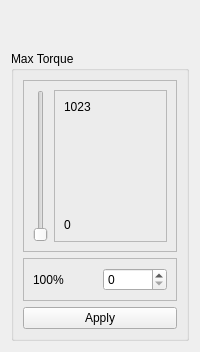
             <widget class="QWidget" name="page10MaxTorque">
              <layout class="QVBoxLayout" name="verticalLayout_29">
               <item>
                <spacer name="verticalSpacer_21">
                 <property name="orientation">
                  <enum>Qt::Vertical</enum>
                 </property>
                 <property name="sizeHint" stdset="0">
                  <size>
                   <width>20</width>
                   <height>40</height>
                  </size>
                 </property>
                </spacer>
               </item>
               <item>
                <widget class="QGroupBox" name="gbMaxTorque">
                 <property name="title">
                  <string>Max Torque</string>
                 </property>
                 <layout class="QVBoxLayout" name="verticalLayout_27">
                  <item>
                   <widget class="QFrame" name="frame_23">
                    <property name="frameShape">
                     <enum>QFrame::StyledPanel</enum>
                    </property>
                    <property name="frameShadow">
                     <enum>QFrame::Raised</enum>
                    </property>
                    <layout class="QHBoxLayout" name="horizontalLayout_16">
                     <item>
                      <widget class="QSlider" name="vsMaxTorque">
                       <property name="maximum">
                        <number>1023</number>
                       </property>
                       <property name="orientation">
                        <enum>Qt::Vertical</enum>
                       </property>
                      </widget>
                     </item>
                     <item>
                      <widget class="QFrame" name="frame_24">
                       <property name="frameShape">
                        <enum>QFrame::StyledPanel</enum>
                       </property>
                       <property name="frameShadow">
                        <enum>QFrame::Raised</enum>
                       </property>
                       <layout class="QVBoxLayout" name="verticalLayout_28">
                        <item>
                         <widget class="QLabel" name="lblMaxTorqueMaxValue">
                          <property name="text">
                           <string>1023</string>
                          </property>
                         </widget>
                        </item>
                        <item>
                         <spacer name="verticalSpacer_11">
                          <property name="orientation">
                           <enum>Qt::Vertical</enum>
                          </property>
                          <property name="sizeHint" stdset="0">
                           <size>
                            <width>20</width>
                            <height>98</height>
                           </size>
                          </property>
                         </spacer>
                        </item>
                        <item>
                         <widget class="QLabel" name="lblMaxTorqueMinValue">
                          <property name="text">
                           <string>0</string>
                          </property>
                         </widget>
                        </item>
                       </layout>
                      </widget>
                     </item>
                    </layout>
                   </widget>
                  </item>
                  <item>
                   <widget class="QFrame" name="frame_25">
                    <property name="frameShape">
                     <enum>QFrame::StyledPanel</enum>
                    </property>
                    <property name="frameShadow">
                     <enum>QFrame::Raised</enum>
                    </property>
                    <layout class="QHBoxLayout" name="horizontalLayout_17">
                     <item>
                      <widget class="QLabel" name="lblMaxTorquePercent">
                       <property name="text">
                        <string>100%</string>
                       </property>
                      </widget>
                     </item>
                     <item>
                      <widget class="QSpinBox" name="sbMaxTorque">
                       <property name="maximum">
                        <number>1023</number>
                       </property>
                      </widget>
                     </item>
                    </layout>
                   </widget>
                  </item>
                  <item>
                   <widget class="QPushButton" name="pbMaxTorqueApply">
                    <property name="text">
                     <string>Apply</string>
                    </property>
                   </widget>
                  </item>
                 </layout>
                </widget>
               </item>
              </layout>
             </widget>
